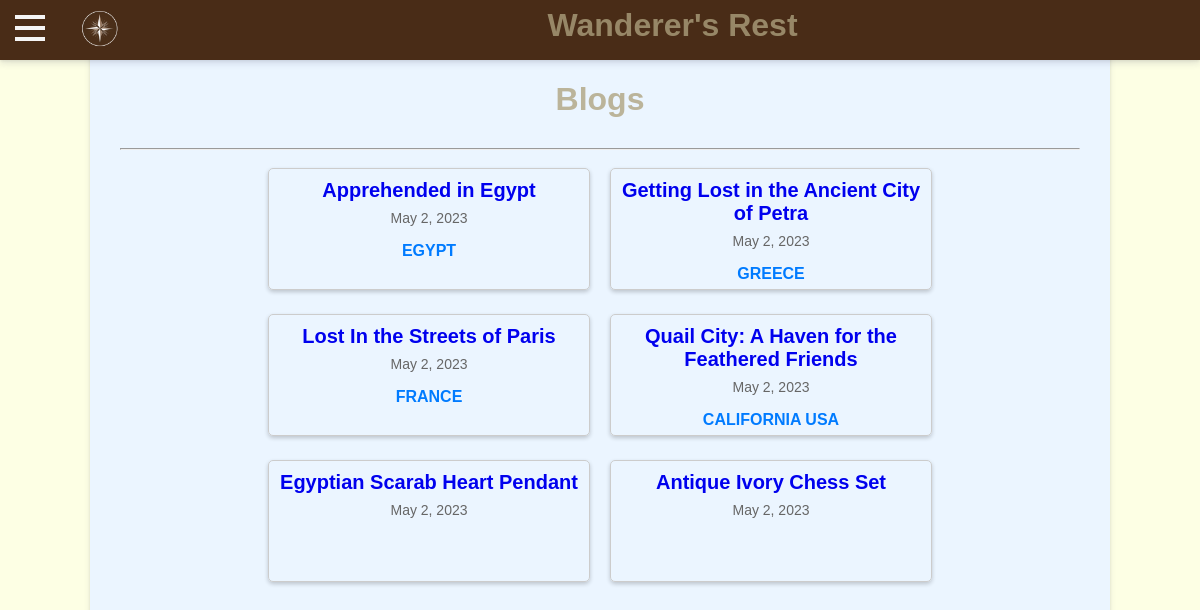
Page /Blogs/ on the committed database.
### siteBase/models.py (models this page shows, shortened)
class Post(models.Model):
    blurb = models.TextField()
    body = models.TextField()
    date_made = models.DateField(auto_now_add=True)
    tags = models.ManyToManyField(Tag)

class Tag(models.Model):
    tag = models.CharField(max_length=50)
    metatag = models.CharField(max_length=50)

### siteBase/views.py (the view)
# urls.py: path('Blogs/', views.posts, name='blogs'),
def posts(request):
    posts = Post.objects.all()
    context = {'location_posts': posts, 'title': 'Blogs'}
    return render(request, 'destinations.html', context)

### siteBase/templates/destinations.html
{% extends 'base.html' %}
{% block content %}
<h1>{{ title }}</h1>
<hr>
<div class="post-container">
{% for post in location_posts %}
<a href="{% url 'view_post' post_id=post.id %}">
  <div class="post-box">
    <div class="post-title">
        {{ post.blurb }}
    </div>
    <div class="post-date">{{ post.date_made }}</div>
    <div class="post-location">
      {% for tag in post.tags.all %}
        {% if tag.metatag == "Location" %}
          {{ tag.tag }}
        {% endif %}
      {% endfor %}
    </div>
  </div>
</a>
{% empty %}
  <p>No posts found.</p>
{% endfor %}
</div>
{% endblock %}

### siteBase/templates/base.html (shortened to what this page needs)
<!DOCTYPE html>
<html lang="en">
{% load static %}
<head>
    <link rel="stylesheet" href="{% static 'css/base.css' %}">
    <link rel="stylesheet" href="{% static 'css/hamburger.css' %}">
</head>
<body>
    <header>
      <div class="ribbon">
        <div class="hamburger" onclick="toggleHamburgerMenu()">
          <span class="bar"></span>
          <span class="bar"></span>
          <span class="bar"></span>
        </div>
        <img src="{% static 'images/compass3icon.png' %}">
        <div class="h1-container">
          <h1>Wanderer's Rest</h1>
        </div>
      </div>
    </header>
    <div class="container">
        {% block content %}
        {% endblock %}
    </div>
</body>
</html>

### siteBase/static/css/base.css (style rules this page uses)
body { background-color: rgb(253, 255, 228); color: rgba(173, 162, 125, 0.781); font-family: Arial, sans-serif; display: flex; justify-content: center; align-items: center; min-height: 100vh; margin: 0; overflow-y: scroll; }
.container { width: 80%; background-color: rgb(235, 245, 255); min-height: 100vh; border-radius: 5px; box-shadow: 0 4px 6px rgba(50, 50, 93, 0.11), 0 1px 3px rgba(0, 0, 0, 0.08); margin-top: 30px; padding: 30px; }
h1 { text-align: center; margin-bottom: 30px; }
.ribbon { position: fixed; top: 0; left: 0; width: 100%; max-height: 60px; background-color:#492c17; box-shadow: 0 4px 6px rgba(50, 50, 93, 0.11), 0 1px 3px rgba(0, 0, 0, 0.08); display: flex; align-items: center; z-index: 1; }
.h1-container { flex-grow: 1; margin-left: 15px; }
img { padding-left: 10px; padding-bottom: 5px; max-height: 60px; }
.post-box { display: flex; flex-direction: column; align-items: center; width: 20rem; margin: 1rem; padding: 1rem; border: 1px solid #ccc; border-radius: 0.25rem; box-shadow: 0 2px 4px rgba(0,0,0,0.2); transition: transform 0.3s ease; }
.post-title { font-size: 1.25rem; font-weight: bold; margin-bottom: 0.5rem; }
.post-date { font-size: 0.875rem; color: #666; margin-bottom: 1rem; }
.post-location { font-size: 1rem; font-weight: bold; color: #007bff; text-transform: uppercase; }
.post-container { display: flex; flex-wrap: wrap; justify-content: center; }
.post-box { display: inline-block; margin: 10px; padding: 10px; border: 1px solid #ccc; border-radius: 5px; text-align: center; width: 300px; height: 100px; overflow: hidden; }

### siteBase/static/css/hamburger.css (style rules this page uses)
.hamburger { cursor: pointer; display: inline-block; width: 30px; height: 30px; position: relative; margin: 15px; }
.hamburger .bar { background-color: whitesmoke; display: block; height: 4px; margin-bottom: 5px; position: absolute; transition: 0.5s; width: 100%; }
.hamburger .bar:nth-child(2) { top: 11px; }
.hamburger .bar:nth-child(3) { top: 22px; }

### rows in the picture
Post: blurb "Apprehended in Egypt", date_made "May 2, 2023"
Tag: tag "EGYPT"
Post: blurb "Getting Lost in the Ancient City of Petra", date_made "May 2, 2023"
Tag: tag "GREECE"
Post: blurb "Lost In the Streets of Paris", date_made "May 2, 2023"
Tag: tag "FRANCE"
Post: blurb "Quail City: A Haven for the Feathered Friends", date_made "May 2, 2023"
Tag: tag "CALIFORNIA"
Tag: tag "USA"
Post: blurb "Egyptian Scarab Heart Pendant", date_made "May 2, 2023"
Post: blurb "Antique Ivory Chess Set", date_made "May 2, 2023"

### other values in the picture
{{ title }} "Blogs"
